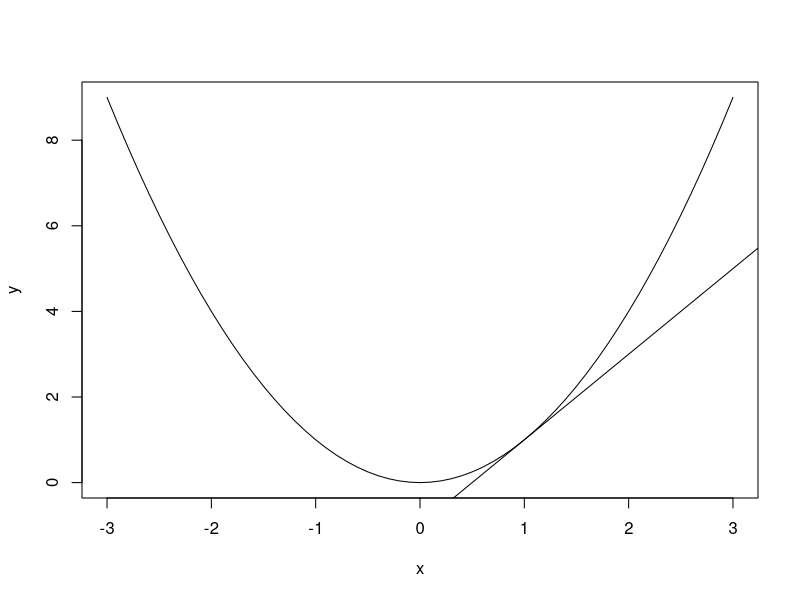
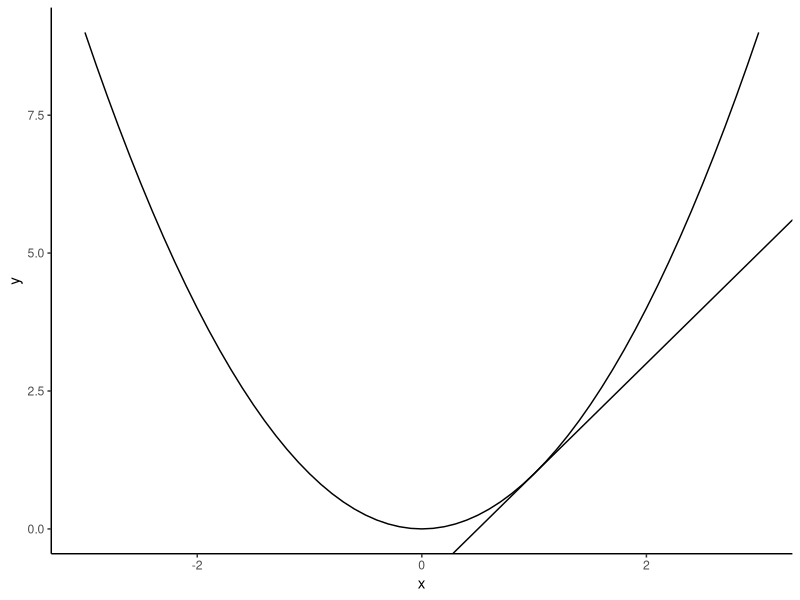

Recreate these plots in R, in order.
library(ggplot2)

x<-seq(-3,3, by=.1)

y<-x^2

plot(x,y, type="l")

abline(a=-1,b=2)


df<-data.frame(x=x, y=y)


ggplot(df, aes(x, y))+
geom_line()+
geom_abline(intercept=-1, slope=2)+
theme_classic()
